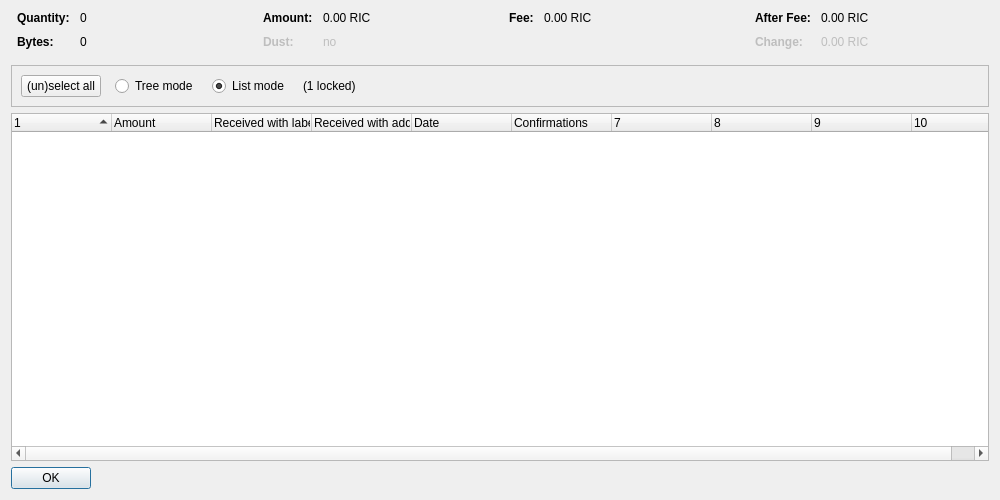
<?xml version="1.0" encoding="UTF-8"?>
<ui version="4.0">
 <class>CoinControlDialog</class>
 <widget class="QDialog" name="CoinControlDialog">
  <property name="geometry">
   <rect>
    <x>0</x>
    <y>0</y>
    <width>1000</width>
    <height>500</height>
   </rect>
  </property>
  <property name="windowTitle">
   <string>Coin Selection</string>
  </property>
  <layout class="QVBoxLayout" name="verticalLayout">
   <item>
    <layout class="QHBoxLayout" name="horizontalLayoutTop" stretch="0,0,0,0">
     <property name="topMargin">
      <number>0</number>
     </property>
     <property name="bottomMargin">
      <number>10</number>
     </property>
     <item>
      <layout class="QFormLayout" name="formLayoutCoinControl1">
       <property name="horizontalSpacing">
        <number>10</number>
       </property>
       <property name="verticalSpacing">
        <number>10</number>
       </property>
       <property name="leftMargin">
        <number>6</number>
       </property>
       <property name="rightMargin">
        <number>6</number>
       </property>
       <item row="0" column="0">
        <widget class="QLabel" name="labelCoinControlQuantityText">
         <property name="font">
          <font>
           <weight>75</weight>
           <bold>true</bold>
          </font>
         </property>
         <property name="text">
          <string>Quantity:</string>
         </property>
        </widget>
       </item>
       <item row="0" column="1">
        <widget class="QLabel" name="labelCoinControlQuantity">
         <property name="cursor">
          <cursorShape>IBeamCursor</cursorShape>
         </property>
         <property name="contextMenuPolicy">
          <enum>Qt::ActionsContextMenu</enum>
         </property>
         <property name="text">
          <string notr="true">0</string>
         </property>
         <property name="textInteractionFlags">
          <set>Qt::LinksAccessibleByMouse|Qt::TextSelectableByKeyboard|Qt::TextSelectableByMouse</set>
         </property>
        </widget>
       </item>
       <item row="1" column="0">
        <widget class="QLabel" name="labelCoinControlBytesText">
         <property name="font">
          <font>
           <weight>75</weight>
           <bold>true</bold>
          </font>
         </property>
         <property name="text">
          <string>Bytes:</string>
         </property>
        </widget>
       </item>
       <item row="1" column="1">
        <widget class="QLabel" name="labelCoinControlBytes">
         <property name="cursor">
          <cursorShape>IBeamCursor</cursorShape>
         </property>
         <property name="contextMenuPolicy">
          <enum>Qt::ActionsContextMenu</enum>
         </property>
         <property name="text">
          <string notr="true">0</string>
         </property>
         <property name="textInteractionFlags">
          <set>Qt::LinksAccessibleByMouse|Qt::TextSelectableByKeyboard|Qt::TextSelectableByMouse</set>
         </property>
        </widget>
       </item>
      </layout>
     </item>
     <item>
      <layout class="QFormLayout" name="formLayoutCoinControl2">
       <property name="horizontalSpacing">
        <number>10</number>
       </property>
       <property name="verticalSpacing">
        <number>10</number>
       </property>
       <property name="leftMargin">
        <number>6</number>
       </property>
       <property name="rightMargin">
        <number>6</number>
       </property>
       <item row="0" column="0">
        <widget class="QLabel" name="labelCoinControlAmountText">
         <property name="font">
          <font>
           <weight>75</weight>
           <bold>true</bold>
          </font>
         </property>
         <property name="text">
          <string>Amount:</string>
         </property>
        </widget>
       </item>
       <item row="0" column="1">
        <widget class="QLabel" name="labelCoinControlAmount">
         <property name="cursor">
          <cursorShape>IBeamCursor</cursorShape>
         </property>
         <property name="contextMenuPolicy">
          <enum>Qt::ActionsContextMenu</enum>
         </property>
         <property name="text">
          <string notr="true">0.00 RIC</string>
         </property>
         <property name="textInteractionFlags">
          <set>Qt::LinksAccessibleByMouse|Qt::TextSelectableByKeyboard|Qt::TextSelectableByMouse</set>
         </property>
        </widget>
       </item>
       <item row="1" column="0">
        <widget class="QLabel" name="labelCoinControlLowOutputText">
         <property name="enabled">
          <bool>false</bool>
         </property>
         <property name="font">
          <font>
           <weight>75</weight>
           <bold>true</bold>
          </font>
         </property>
         <property name="text">
          <string>Dust:</string>
         </property>
        </widget>
       </item>
       <item row="1" column="1">
        <widget class="QLabel" name="labelCoinControlLowOutput">
         <property name="enabled">
          <bool>false</bool>
         </property>
         <property name="cursor">
          <cursorShape>IBeamCursor</cursorShape>
         </property>
         <property name="contextMenuPolicy">
          <enum>Qt::ActionsContextMenu</enum>
         </property>
         <property name="text">
          <string notr="true">no</string>
         </property>
         <property name="textInteractionFlags">
          <set>Qt::LinksAccessibleByMouse|Qt::TextSelectableByKeyboard|Qt::TextSelectableByMouse</set>
         </property>
        </widget>
       </item>
      </layout>
     </item>
     <item>
      <layout class="QFormLayout" name="formLayoutCoinControl3">
       <property name="horizontalSpacing">
        <number>10</number>
       </property>
       <property name="verticalSpacing">
        <number>10</number>
       </property>
       <property name="leftMargin">
        <number>6</number>
       </property>
       <property name="rightMargin">
        <number>6</number>
       </property>
       <item row="0" column="0">
        <widget class="QLabel" name="labelCoinControlFeeText">
         <property name="font">
          <font>
           <weight>75</weight>
           <bold>true</bold>
          </font>
         </property>
         <property name="text">
          <string>Fee:</string>
         </property>
        </widget>
       </item>
       <item row="0" column="1">
        <widget class="QLabel" name="labelCoinControlFee">
         <property name="cursor">
          <cursorShape>IBeamCursor</cursorShape>
         </property>
         <property name="contextMenuPolicy">
          <enum>Qt::ActionsContextMenu</enum>
         </property>
         <property name="text">
          <string notr="true">0.00 RIC</string>
         </property>
         <property name="textInteractionFlags">
          <set>Qt::LinksAccessibleByMouse|Qt::TextSelectableByKeyboard|Qt::TextSelectableByMouse</set>
         </property>
        </widget>
       </item>
      </layout>
     </item>
     <item>
      <layout class="QFormLayout" name="formLayoutCoinControl4">
       <property name="horizontalSpacing">
        <number>10</number>
       </property>
       <property name="verticalSpacing">
        <number>10</number>
       </property>
       <property name="leftMargin">
        <number>6</number>
       </property>
       <property name="rightMargin">
        <number>6</number>
       </property>
       <item row="0" column="0">
        <widget class="QLabel" name="labelCoinControlAfterFeeText">
         <property name="font">
          <font>
           <weight>75</weight>
           <bold>true</bold>
          </font>
         </property>
         <property name="text">
          <string>After Fee:</string>
         </property>
        </widget>
       </item>
       <item row="0" column="1">
        <widget class="QLabel" name="labelCoinControlAfterFee">
         <property name="cursor">
          <cursorShape>IBeamCursor</cursorShape>
         </property>
         <property name="contextMenuPolicy">
          <enum>Qt::ActionsContextMenu</enum>
         </property>
         <property name="text">
          <string notr="true">0.00 RIC</string>
         </property>
         <property name="textInteractionFlags">
          <set>Qt::LinksAccessibleByMouse|Qt::TextSelectableByKeyboard|Qt::TextSelectableByMouse</set>
         </property>
        </widget>
       </item>
       <item row="1" column="0">
        <widget class="QLabel" name="labelCoinControlChangeText">
         <property name="enabled">
          <bool>false</bool>
         </property>
         <property name="font">
          <font>
           <weight>75</weight>
           <bold>true</bold>
          </font>
         </property>
         <property name="text">
          <string>Change:</string>
         </property>
        </widget>
       </item>
       <item row="1" column="1">
        <widget class="QLabel" name="labelCoinControlChange">
         <property name="enabled">
          <bool>false</bool>
         </property>
         <property name="cursor">
          <cursorShape>IBeamCursor</cursorShape>
         </property>
         <property name="contextMenuPolicy">
          <enum>Qt::ActionsContextMenu</enum>
         </property>
         <property name="text">
          <string notr="true">0.00 RIC</string>
         </property>
         <property name="textInteractionFlags">
          <set>Qt::LinksAccessibleByMouse|Qt::TextSelectableByKeyboard|Qt::TextSelectableByMouse</set>
         </property>
        </widget>
       </item>
      </layout>
     </item>
    </layout>
   </item>
   <item>
    <widget class="QFrame" name="frame">
     <property name="minimumSize">
      <size>
       <width>0</width>
       <height>40</height>
      </size>
     </property>
     <property name="frameShape">
      <enum>QFrame::StyledPanel</enum>
     </property>
     <property name="frameShadow">
      <enum>QFrame::Sunken</enum>
     </property>
     <layout class="QHBoxLayout" name="horizontalLayout">
      <item>
       <layout class="QHBoxLayout" name="horizontalLayoutPanel" stretch="0,0,0,0,0">
        <property name="spacing">
         <number>14</number>
        </property>
        <item>
         <widget class="QPushButton" name="pushButtonSelectAll">
          <property name="sizePolicy">
           <sizepolicy hsizetype="Maximum" vsizetype="Fixed">
            <horstretch>0</horstretch>
            <verstretch>0</verstretch>
           </sizepolicy>
          </property>
          <property name="text">
           <string>(un)select all</string>
          </property>
          <property name="autoDefault">
           <bool>false</bool>
          </property>
         </widget>
        </item>
        <item>
         <widget class="QRadioButton" name="radioTreeMode">
          <property name="sizePolicy">
           <sizepolicy hsizetype="Maximum" vsizetype="Fixed">
            <horstretch>0</horstretch>
            <verstretch>0</verstretch>
           </sizepolicy>
          </property>
          <property name="text">
           <string>Tree mode</string>
          </property>
         </widget>
        </item>
        <item>
         <widget class="QRadioButton" name="radioListMode">
          <property name="sizePolicy">
           <sizepolicy hsizetype="Maximum" vsizetype="Fixed">
            <horstretch>0</horstretch>
            <verstretch>0</verstretch>
           </sizepolicy>
          </property>
          <property name="text">
           <string>List mode</string>
          </property>
          <property name="checked">
           <bool>true</bool>
          </property>
         </widget>
        </item>
        <item>
         <widget class="QLabel" name="labelLocked">
          <property name="text">
           <string notr="true">(1 locked)</string>
          </property>
         </widget>
        </item>
        <item>
         <spacer name="horizontalSpacer">
          <property name="orientation">
           <enum>Qt::Horizontal</enum>
          </property>
          <property name="sizeHint" stdset="0">
           <size>
            <width>40</width>
            <height>20</height>
           </size>
          </property>
         </spacer>
        </item>
       </layout>
      </item>
     </layout>
    </widget>
   </item>
   <item>
    <widget class="CoinControlTreeWidget" name="treeWidget">
     <property name="contextMenuPolicy">
      <enum>Qt::CustomContextMenu</enum>
     </property>
     <property name="sortingEnabled">
      <bool>false</bool>
     </property>
     <property name="columnCount">
      <number>10</number>
     </property>
     <attribute name="headerShowSortIndicator" stdset="0">
      <bool>true</bool>
     </attribute>
     <attribute name="headerStretchLastSection">
      <bool>false</bool>
     </attribute>
     <column>
      <property name="text">
       <string/>
      </property>
     </column>
     <column>
      <property name="text">
       <string>Amount</string>
      </property>
     </column>
     <column>
      <property name="text">
       <string>Received with label</string>
      </property>
     </column>
     <column>
      <property name="text">
       <string>Received with address</string>
      </property>
     </column>
     <column>
      <property name="text">
       <string>Date</string>
      </property>
     </column>
     <column>
      <property name="text">
       <string>Confirmations</string>
      </property>
      <property name="toolTip">
       <string>Confirmed</string>
      </property>
     </column>
     <column>
      <property name="text">
       <string/>
      </property>
     </column>
     <column>
      <property name="text">
       <string/>
      </property>
     </column>
     <column>
      <property name="text">
       <string/>
      </property>
     </column>
     <column>
      <property name="text">
       <string/>
      </property>
     </column>
    </widget>
   </item>
   <item>
    <widget class="QDialogButtonBox" name="buttonBox">
     <property name="sizePolicy">
      <sizepolicy hsizetype="Maximum" vsizetype="Fixed">
       <horstretch>0</horstretch>
       <verstretch>0</verstretch>
      </sizepolicy>
     </property>
     <property name="orientation">
      <enum>Qt::Horizontal</enum>
     </property>
     <property name="standardButtons">
      <set>QDialogButtonBox::Ok</set>
     </property>
    </widget>
   </item>
  </layout>
 </widget>
 <customwidgets>
  <customwidget>
   <class>CoinControlTreeWidget</class>
   <extends>QTreeWidget</extends>
   <header>qt/coincontroltreewidget.h</header>
  </customwidget>
 </customwidgets>
 <resources/>
 <connections/>
</ui>
